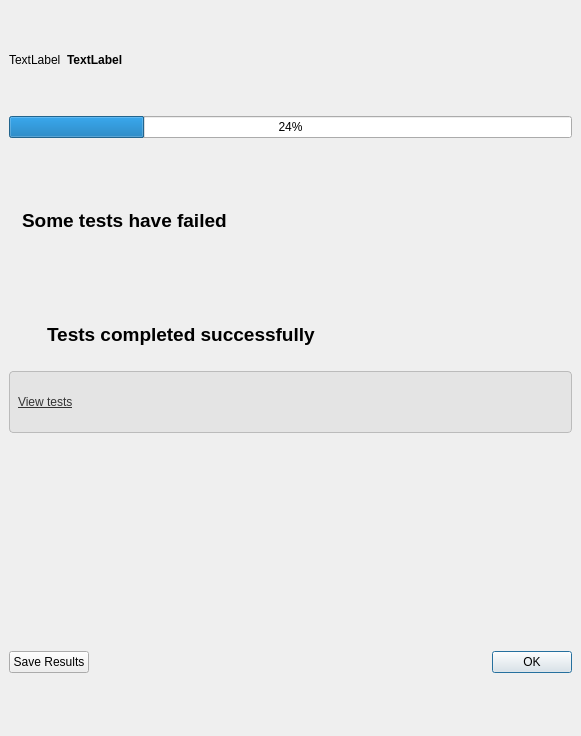
<?xml version="1.0" encoding="UTF-8"?>
<ui version="4.0">
 <class>udg::QDiagnosisTestBase</class>
 <widget class="QDialog" name="udg::QDiagnosisTestBase">
  <property name="windowModality">
   <enum>Qt::ApplicationModal</enum>
  </property>
  <property name="geometry">
   <rect>
    <x>0</x>
    <y>0</y>
    <width>581</width>
    <height>736</height>
   </rect>
  </property>
  <property name="minimumSize">
   <size>
    <width>500</width>
    <height>0</height>
   </size>
  </property>
  <property name="font">
   <font>
    <weight>50</weight>
    <bold>false</bold>
   </font>
  </property>
  <property name="windowTitle">
   <string>Diagnosis Tests</string>
  </property>
  <layout class="QGridLayout" name="gridLayout_7">
   <property name="margin">
    <number>0</number>
   </property>
   <property name="spacing">
    <number>0</number>
   </property>
   <item row="0" column="0">
    <widget class="QFrame" name="m_progressBarFrame">
     <layout class="QGridLayout" name="gridLayout_2">
      <item row="0" column="0">
       <layout class="QHBoxLayout" name="horizontalLayout">
        <item>
         <widget class="QLabel" name="m_animationInProgressLabel">
          <property name="text">
           <string>TextLabel</string>
          </property>
         </widget>
        </item>
        <item>
         <widget class="QLabel" name="m_executingTestLabel">
          <property name="font">
           <font>
            <weight>75</weight>
            <bold>true</bold>
           </font>
          </property>
          <property name="text">
           <string>TextLabel</string>
          </property>
         </widget>
        </item>
        <item>
         <spacer name="horizontalSpacer_5">
          <property name="orientation">
           <enum>Qt::Horizontal</enum>
          </property>
          <property name="sizeHint" stdset="0">
           <size>
            <width>392</width>
            <height>20</height>
           </size>
          </property>
         </spacer>
        </item>
       </layout>
      </item>
      <item row="1" column="0">
       <widget class="QProgressBar" name="m_testsProgressBar">
        <property name="value">
         <number>24</number>
        </property>
       </widget>
      </item>
     </layout>
    </widget>
   </item>
   <item row="1" column="0">
    <widget class="QFrame" name="m_someTestsFailedFrame">
     <layout class="QHBoxLayout" name="horizontalLayout_4">
      <item>
       <layout class="QHBoxLayout" name="horizontalLayout_3">
        <item>
         <widget class="QLabel" name="label">
          <property name="text">
           <string/>
          </property>
          <property name="pixmap">
           <pixmap resource="../main/main.qrc">:/images/round-warning.png</pixmap>
          </property>
          <property name="scaledContents">
           <bool>false</bool>
          </property>
         </widget>
        </item>
        <item>
         <widget class="QLabel" name="label_5">
          <property name="font">
           <font>
            <pointsize>14</pointsize>
            <weight>75</weight>
            <bold>true</bold>
           </font>
          </property>
          <property name="text">
           <string>Some tests have failed</string>
          </property>
         </widget>
        </item>
        <item>
         <spacer name="horizontalSpacer_2">
          <property name="orientation">
           <enum>Qt::Horizontal</enum>
          </property>
          <property name="sizeHint" stdset="0">
           <size>
            <width>40</width>
            <height>20</height>
           </size>
          </property>
         </spacer>
        </item>
       </layout>
      </item>
     </layout>
    </widget>
   </item>
   <item row="2" column="0">
    <widget class="QFrame" name="m_allTestSuccededFrame">
     <layout class="QVBoxLayout" name="verticalLayout">
      <item>
       <layout class="QHBoxLayout" name="horizontalLayout_2">
        <item>
         <widget class="QLabel" name="label_3">
          <property name="minimumSize">
           <size>
            <width>32</width>
            <height>32</height>
           </size>
          </property>
          <property name="maximumSize">
           <size>
            <width>32</width>
            <height>32</height>
           </size>
          </property>
          <property name="text">
           <string/>
          </property>
          <property name="pixmap">
           <pixmap resource="../main/main.qrc">:/images/checkOkBigger.png</pixmap>
          </property>
          <property name="scaledContents">
           <bool>true</bool>
          </property>
         </widget>
        </item>
        <item>
         <widget class="QLabel" name="label_6">
          <property name="font">
           <font>
            <pointsize>14</pointsize>
            <weight>75</weight>
            <bold>true</bold>
           </font>
          </property>
          <property name="text">
           <string>Tests completed successfully</string>
          </property>
         </widget>
        </item>
        <item>
         <spacer name="horizontalSpacer_4">
          <property name="orientation">
           <enum>Qt::Horizontal</enum>
          </property>
          <property name="sizeHint" stdset="0">
           <size>
            <width>40</width>
            <height>20</height>
           </size>
          </property>
         </spacer>
        </item>
       </layout>
      </item>
      <item>
       <layout class="QHBoxLayout" name="horizontalLayout_5">
        <property name="topMargin">
         <number>0</number>
        </property>
        <item>
         <widget class="QLabel" name="m_viewTestsLabel">
          <property name="styleSheet">
           <string notr="true">#m_viewTestsLabel  {
	border-radius: 4px;
	border: 1px solid  #BBBBBB;
    background-color: #E4E4E4;
	padding: 5px;
	color: #333333;
}

#m_viewTestsLabel
{
	text-decoration: none;
}
</string>
          </property>
          <property name="text">
           <string>&lt;a href=&quot;ok&quot; style=&quot;color:#333333&quot;&gt;View tests&lt;/a&gt;</string>
          </property>
         </widget>
        </item>
       </layout>
      </item>
     </layout>
    </widget>
   </item>
   <item row="3" column="0">
    <widget class="QLabel" name="m_diagnosisTestsResults">
     <property name="autoFillBackground">
      <bool>true</bool>
     </property>
    </widget>
   </item>
   <item row="4" column="0">
    <widget class="QFrame" name="m_closeButtonFrame">
     <property name="frameShape">
      <enum>QFrame::NoFrame</enum>
     </property>
     <property name="frameShadow">
      <enum>QFrame::Sunken</enum>
     </property>
     <layout class="QGridLayout" name="gridLayout_6">
      <item row="0" column="1">
       <spacer name="horizontalSpacer">
        <property name="orientation">
         <enum>Qt::Horizontal</enum>
        </property>
        <property name="sizeHint" stdset="0">
         <size>
          <width>479</width>
          <height>20</height>
         </size>
        </property>
       </spacer>
      </item>
      <item row="0" column="2">
       <widget class="QPushButton" name="m_closeButton">
        <property name="text">
         <string>OK</string>
        </property>
       </widget>
      </item>
      <item row="0" column="0">
       <widget class="QPushButton" name="m_saveResultsButton">
        <property name="text">
         <string>Save Results</string>
        </property>
        <property name="icon">
         <iconset resource="../main/main.qrc">
          <normaloff>:/images/filesave.png</normaloff>:/images/filesave.png</iconset>
        </property>
       </widget>
      </item>
     </layout>
    </widget>
   </item>
  </layout>
 </widget>
 <resources>
  <include location="../main/main.qrc"/>
  <include location="../main/main.qrc"/>
  <include location="../main/main.qrc"/>
 </resources>
 <connections/>
</ui>
